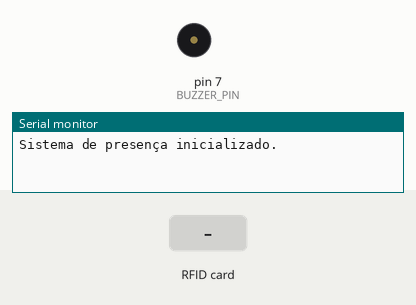
The sketch below on a simulated Arduino Uno, built with avr-gcc and run on an emulated ATmega328P. Parts: buzzer (waves = sounding), the last lines printed to the serial monitor. The test bench sets the inputs (shaded band). Storage starts empty.

Above: at 1.2 s.
1.3 s: RFID card D2 C7 41 19 held to the reader
At 1.7 s:
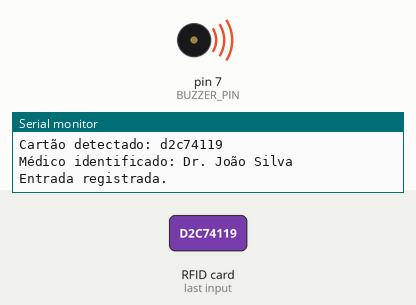
3.3 s: RFID card 04 FA 87 08 19 6C 80 held to the reader
At 4.6 s:
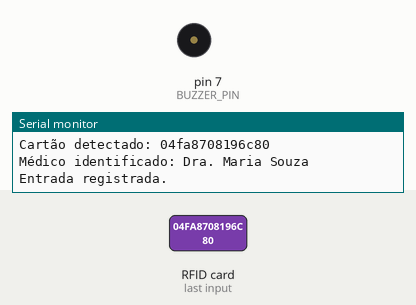
4.8 s: RFID card 31 35 20 A3 held to the reader
At 5.3 s:
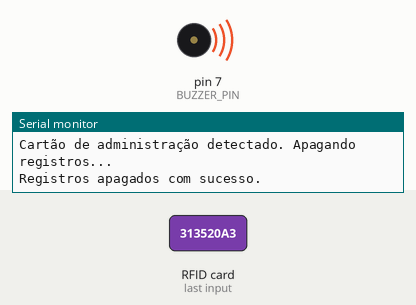
Timing chart, 0 to 7.8 s (numbered marks = the images above; inputs shaded):
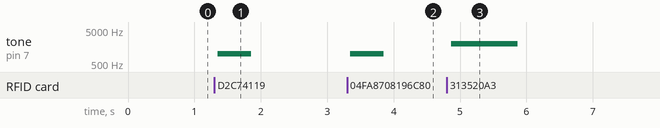

Measured:
- after the input at 1.3 s, tone on pin 7 (BUZZER_PIN): silent → 1000 Hz after 0.05 s, → silent 0.50 s later
- after the input at 3.3 s, tone on pin 7 (BUZZER_PIN): silent → 1000 Hz after 0.05 s, → silent 0.50 s later
- after the input at 4.8 s, tone on pin 7 (BUZZER_PIN): silent → 2000 Hz after 0.07 s, → silent 1.0 s later

The sketch:

AcessoMedicos.ino
```cpp
#include <SPI.h>
#include <MFRC522.h>
#include <SD.h>

#define SS_PIN 10
#define RST_PIN 9
#define SD_CS_PIN 4
#define BUZZER_PIN 7

MFRC522 mfrc522(SS_PIN, RST_PIN);

// Lista de UIDs dos cartões RFID e nomes dos médicos associados
struct Medico {
    String uid;
    String nome;
};

Medico medicos[] = {
    {"d2c74119", "Dr. João Silva"}, // Substitua pelo UID do cartão e nome do médico
    {"04fa8708196c80", "Dra. Maria Souza"}, // Adicione mais médicos conforme necessário
};

// UID do cartão especial para apagar registros
String cartaoAdminUID = "313520a3"; // Substitua pelo UID do cartão especial

void setup() {
    Serial.begin(9600);
    SPI.begin();
    mfrc522.PCD_Init();
    pinMode(BUZZER_PIN, OUTPUT);

    if (!SD.begin(SD_CS_PIN)) {
        Serial.println("Falha ao inicializar o cartão SD!");
        return;
    }
    Serial.println("Sistema de presença inicializado.");
}

void loop() {
    if (mfrc522.PICC_IsNewCardPresent() && mfrc522.PICC_ReadCardSerial()) {
        String tagUID = getUID(); // Obtém o UID do cartão
        Serial.println("Cartão detectado: " + tagUID);

        // Verifica se o cartão é o cartão especial de administração
        if (tagUID == cartaoAdminUID) {
            Serial.println("Cartão de administração detectado. Apagando registros...");
            apagarRegistros();
            tone(BUZZER_PIN, 2000, 1000); // Emite um som diferente no buzzer
            return; // Sai da função loop para evitar processamento adicional
        }

        // Verifica se o UID está associado a um médico
        String nomeMedico = verificarMedico(tagUID);
        if (nomeMedico != "") {
            Serial.println("Médico identificado: " + nomeMedico);

            // Verifica se o médico já está presente (entrada registrada sem saída)
            bool entradaRegistrada = verificarEntradaRegistrada(tagUID);

            if (entradaRegistrada) {
                // Se já há uma entrada, registra a saída
                registrarSaida(nomeMedico, tagUID);
                Serial.println("Saída registrada.");
            } else {
                // Se não há entrada, registra a entrada
                registrarEntrada(nomeMedico, tagUID);
                Serial.println("Entrada registrada.");
            }

            tone(BUZZER_PIN, 1000, 500); // Emite um som no buzzer (1kHz por 500ms)
        } else {
            Serial.println("Cartão não reconhecido.");
        }

        mfrc522.PICC_HaltA();
    }
}

// Função para obter o UID do cartão RFID
String getUID() {
    String tagUID = "";
    for (byte i = 0; i < mfrc522.uid.size; i++) {
        tagUID += String(mfrc522.uid.uidByte[i] < 0x10 ? "0" : "");
        tagUID += String(mfrc522.uid.uidByte[i], HEX);
    }
    return tagUID;
}

// Função para verificar se o UID está associado a um médico
String verificarMedico(String uid) {
    for (int i = 0; i < sizeof(medicos) / sizeof(medicos[0]); i++) {
        if (medicos[i].uid == uid) {
            return medicos[i].nome;
        }
    }
    return ""; // Retorna vazio se o UID não for encontrado
}

// Função para verificar se há uma entrada registrada sem saída
bool verificarEntradaRegistrada(String uid) {
    File file = SD.open("presenca.txt");
    bool entradaPendente = false;
    if (file) {
        while (file.available()) {
            String linha = file.readStringUntil('\n');
            if (linha.indexOf("UID: " + uid) >= 0) {
                if (linha.indexOf("Entrada") >= 0) {
                    entradaPendente = true;
                } else if (linha.indexOf("Saída") >= 0) {
                    entradaPendente = false;
                }
            }
        }
        file.close();
    }
    return entradaPendente;
}

// Função para registrar a entrada
void registrarEntrada(String nomeMedico, String uid) {
    File file = SD.open("presenca.txt", FILE_WRITE);
    if (file) {
        file.println("Médico: " + nomeMedico + " | UID: " + uid + " | Entrada | Data/Hora: " + getDateTime());
        file.close();
    } else {
        Serial.println("Erro ao abrir o arquivo.");
    }
}

// Função para registrar a saída
void registrarSaida(String nomeMedico, String uid) {
    File file = SD.open("presenca.txt", FILE_WRITE);
    if (file) {
        file.println("Médico: " + nomeMedico + " | UID: " + uid + " | Saída | Data/Hora: " + getDateTime());
        file.close();
    } else {
        Serial.println("Erro ao abrir o arquivo.");
    }
}

// Função para apagar todos os registros
void apagarRegistros() {
    if (SD.remove("presenca.txt")) {
        Serial.println("Registros apagados com sucesso.");
    } else {
        Serial.println("Erro ao apagar registros.");
    }
}

// Função para obter a data e hora (exemplo fixo)
String getDateTime() {
    // Implemente a lógica para obter a data e hora atual (usando RTC ou outra fonte)
    return "2024-12-02 12:00"; // Exemplo de data/hora fixa
}
```
